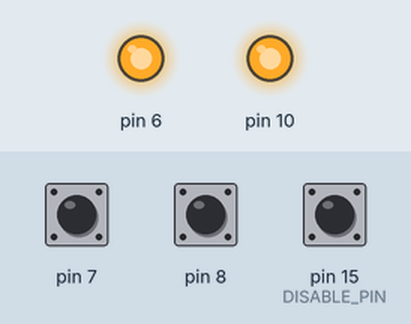
This sketch was run on a simulated Arduino Leonardo, built with avr-gcc and run on an emulated ATmega32U4. Parts: output pins drawn as LEDs (lit = HIGH). The inputs (shaded band) are chosen by the test bench; at power-on: pin 7 HIGH, pin 8 HIGH, pin 15 (DISABLE_PIN) HIGH. USB keyboard and mouse output is not drawn.

Above: at 0.1 s.
Timing chart, 0 to 1.6 s (numbered marks = the images above):
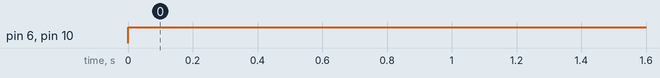

Measured:
- by itself, pin 6, pin 10: LOW → HIGH at 0.00 s

The sketch:

KappaPad.ino
```cpp
#include <CapacitiveSensor.h>
#include <Keyboard.h>

#include "capacitiveKey.h"

//#define SERIAL_OUTPUT
#define DISABLE_PIN 15

void setup() {
  #ifdef SERIAL_OUTPUT
  Serial.begin(115200);
  #endif
  Keyboard.begin();
  pinMode(DISABLE_PIN, INPUT_PULLUP);
}

CapacitiveKey key0 = CapacitiveKey(
  2,    //Capacitive Send Pin
  7,    //Capacitive Sense Pin
  6,    //LED Pin
  6,    //Capacitive Treshold
  'z',  //Keyboard Key
  255   //LED Brightness (0-255)
);
CapacitiveKey key1 = CapacitiveKey(
  4,    //Capacitive Send Pin
  8,    //Capacitive Sense Pin
  10,   //LED Pin
  5,    //Capacitive Treshold
  'x',  //Keyboard Key
  255   //LED Brightness (0-255)
);

void loop() {
  bool keyboardActive = digitalRead(DISABLE_PIN);
  key0.keyUpdate(keyboardActive);
  key1.keyUpdate(keyboardActive);

  #ifdef SERIAL_OUTPUT
  Serial.print(key0.sample);
  Serial.print(",");
  Serial.println(key1.sample);
  #endif
}
```

CapacitiveKey.h
```cpp
class CapacitiveKey {
  public:
    CapacitiveSensor* sensor;
    bool keyReleased = true;
    char key;
    unsigned int releaseDelay = 20;
    unsigned int releaseTimer;
    unsigned int treshold;
    int led;
    unsigned int sample;
    unsigned char ledBrightness;
    CapacitiveKey(uint8_t sendPin, uint8_t receivePin, int statusLED, unsigned int capacitiveTreshold, char keyboardKey, unsigned char ledBrightness)  {
      sensor = new CapacitiveSensor(sendPin, receivePin);
      treshold = capacitiveTreshold;
      key = keyboardKey;
      led = statusLED;
      pinMode(led, OUTPUT);
    }
    ~CapacitiveKey() {
      delete sensor;
    }
    void keyUpdate(bool keyboardActive) {
      sample = sensor->capacitiveSensorRaw(1);
      if (sample > treshold) {
        if (keyReleased) {
          analogWrite(led, 255);
          if (keyboardActive) Keyboard.press(key);
          keyReleased = false;
        }
        releaseTimer = releaseDelay;
      }
      else {
        if (!keyReleased) {
          if (releaseTimer == 0) {
            analogWrite(led, 0);
            Keyboard.release(key);
            keyReleased = true;
          }
          else {
            releaseTimer--;
          }
        }
      }
    }
};
```
